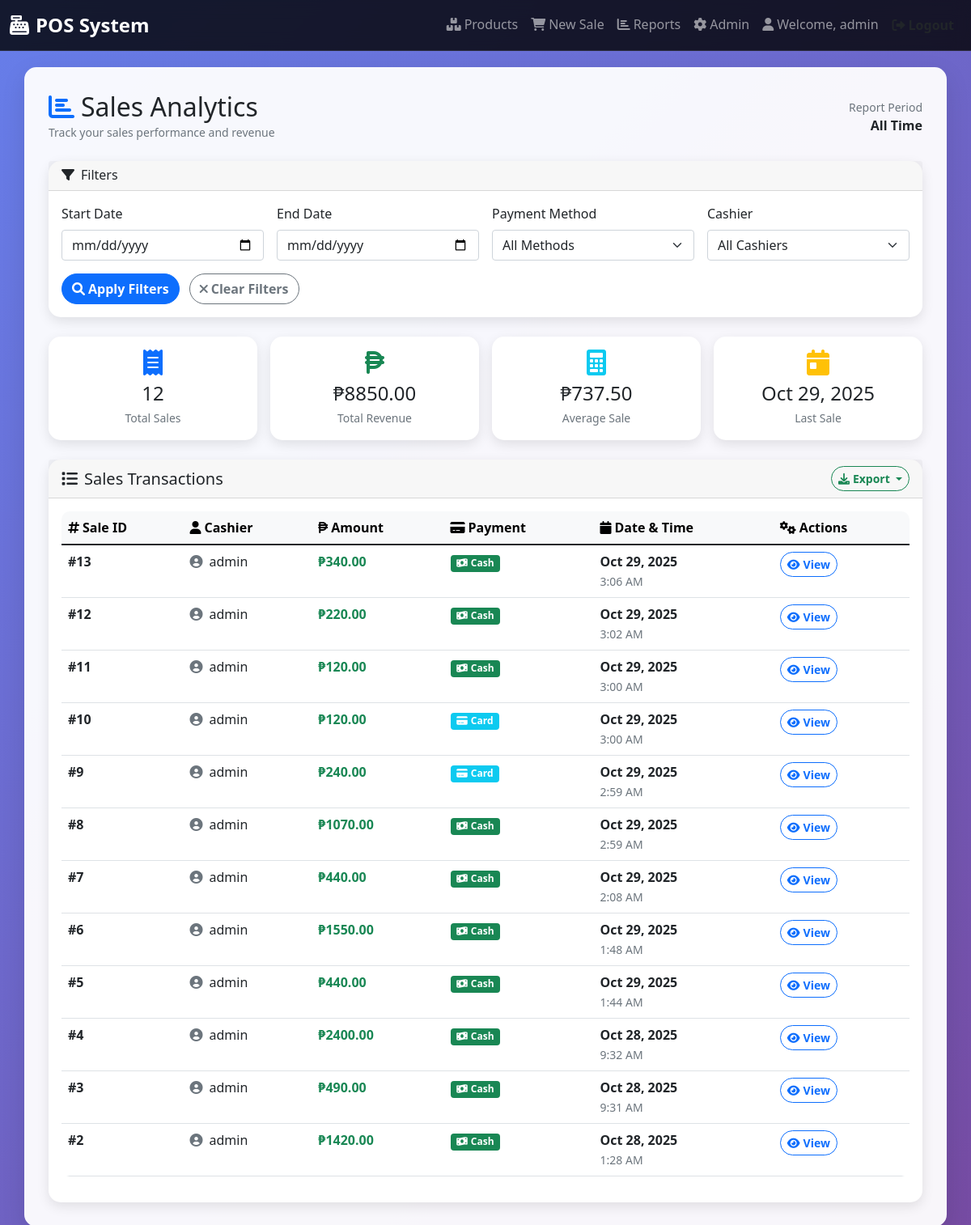
The app's page /reports/sales/ (signed in) with its own data.
### pos_app/models.py (models this page shows, shortened)
class Sale(models.Model):
    user = models.ForeignKey(User, on_delete=models.CASCADE)
    total_amount = models.DecimalField(max_digits=10, decimal_places=2)
    payment_method = models.CharField(max_length=50, choices=[
        ('cash', 'Cash'),
        ('card', 'Card'),
        ('other', 'Other')
    ], default='cash')
    created_at = models.DateTimeField(auto_now_add=True)

### pos_app/views.py (the view)
# urls.py: path('reports/sales/', views.sales_report, name='sales_report'),
@login_required
def sales_report(request):
    sales = Sale.objects.all().order_by('-created_at')
    total_sales = sum(sale.total_amount for sale in sales)
    average_sale = total_sales / len(sales) if sales else 0
    return render(request, 'pos_app/sales_report.html', {
        'sales': sales,
        'total_sales': total_sales,
        'average_sale': average_sale
    })

### pos_app/templates/pos_app/sales_report.html (shortened to what this page needs)
{% extends 'pos_app/base.html' %}
{% block content %}
<div class="d-flex justify-content-between align-items-center mb-4">
    <div>
        <h2 class="mb-0"><i class="fas fa-chart-bar text-primary me-2"></i>Sales Analytics</h2>
        <small class="text-muted">Track your sales performance and revenue</small>
    </div>
    <div class="text-end">
        <small class="text-muted d-block">Report Period</small>
        <strong>All Time</strong>
    </div>
</div>
<div class="card mb-4">
    <div class="card-header">
        <h6 class="mb-0"><i class="fas fa-filter me-2"></i>Filters</h6>
    </div>
    <div class="card-body">
        <form method="get" class="row g-3">
            <div class="col-md-3">
                <label for="start_date" class="form-label">Start Date</label>
                <input type="date" class="form-control" id="start_date" name="start_date" value="{{ start_date }}">
            </div>
            <div class="col-md-3">
                <label for="end_date" class="form-label">End Date</label>
                <input type="date" class="form-control" id="end_date" name="end_date" value="{{ end_date }}">
            </div>
            <div class="col-md-3">
                <label for="payment_method" class="form-label">Payment Method</label>
                <select class="form-select" id="payment_method" name="payment_method">
                    <option value="">All Methods</option>
                </select>
            </div>
            <div class="col-md-3">
                <label for="user" class="form-label">Cashier</label>
                <select class="form-select" id="user" name="user">
                    <option value="">All Cashiers</option>
                </select>
            </div>
            <div class="col-12">
                <button type="submit" class="btn btn-primary me-2">
                    <i class="fas fa-search me-1"></i>Apply Filters
                </button>
                <a href="{% url 'pos_app:sales_report' %}" class="btn btn-outline-secondary">
                    <i class="fas fa-times me-1"></i>Clear Filters
                </a>
            </div>
        </form>
    </div>
</div>
<div class="row g-3 mb-4">
    <div class="col-md-3">
        <div class="card text-center h-100">
            <div class="card-body">
                <i class="fas fa-receipt fa-2x text-primary mb-2"></i>
                <h4 class="card-title mb-1">{{ sales|length }}</h4>
                <small class="text-muted">Total Sales</small>
            </div>
        </div>
    </div>
    <div class="col-md-3">
        <div class="card text-center h-100">
            <div class="card-body">
                <i class="fas fa-peso-sign fa-2x text-success mb-2"></i>
                <h4 class="card-title mb-1">₱{{ total_sales|floatformat:2 }}</h4>
                <small class="text-muted">Total Revenue</small>
            </div>
        </div>
    </div>
    <div class="col-md-3">
        <div class="card text-center h-100">
            <div class="card-body">
                <i class="fas fa-calculator fa-2x text-info mb-2"></i>
                <h4 class="card-title mb-1">
                    {% if sales %}
                        ₱{{ average_sale|floatformat:2 }}
                    {% else %}
                        ₱0.00
                    {% endif %}
                </h4>
                <small class="text-muted">Average Sale</small>
            </div>
        </div>
    </div>
    <div class="col-md-3">
        <div class="card text-center h-100">
            <div class="card-body">
                <i class="fas fa-calendar-day fa-2x text-warning mb-2"></i>
                <h4 class="card-title mb-1">
                    {% if sales %}
                        {{ sales.0.created_at|date:"M j, Y" }}
                    {% else %}
                        N/A
                    {% endif %}
                </h4>
                <small class="text-muted">Last Sale</small>
            </div>
        </div>
    </div>
</div>
<div class="card">
    <div class="card-header d-flex justify-content-between align-items-center">
        <h5 class="mb-0"><i class="fas fa-list me-2"></i>Sales Transactions</h5>
        <div class="btn-group" role="group">
            <div class="dropdown">
                <button class="btn btn-sm btn-outline-success dropdown-toggle" type="button" id="exportDropdown" data-bs-toggle="dropdown" aria-expanded="false">
                    <i class="fas fa-download me-1"></i>Export
                </button>
            </div>
        </div>
    </div>
    <div class="card-body">
        <div class="table-responsive">
            <table class="table table-hover">
                <thead class="table-light">
                    <tr>
                        <th><i class="fas fa-hashtag me-1"></i>Sale ID</th>
                        <th><i class="fas fa-user me-1"></i>Cashier</th>
                        <th><i class="fas fa-peso-sign me-1"></i>Amount</th>
                        <th><i class="fas fa-credit-card me-1"></i>Payment</th>
                        <th><i class="fas fa-calendar me-1"></i>Date & Time</th>
                        <th><i class="fas fa-cogs me-1"></i>Actions</th>
                    </tr>
                </thead>
                <tbody>
                    {% for sale in sales %}
                        <tr>
                            <td>
                                <strong>#{{ sale.id }}</strong>
                            </td>
                            <td>
                                <div class="d-flex align-items-center">
                                    <i class="fas fa-user-circle text-muted me-2"></i>
                                    {{ sale.user.username }}
                                </div>
                            </td>
                            <td>
                                <strong class="text-success">₱{{ sale.total_amount|floatformat:2 }}</strong>
                            </td>
                            <td>
                                {% if sale.payment_method == 'cash' %}
                                    <span class="badge bg-success">
                                        <i class="fas fa-money-bill-wave me-1"></i>Cash
                                    </span>
                                {% elif sale.payment_method == 'card' %}
                                    <span class="badge bg-info">
                                        <i class="fas fa-credit-card me-1"></i>Card
                                    </span>
                                {% else %}
                                    <span class="badge bg-secondary">
                                        <i class="fas fa-question me-1"></i>{{ sale.get_payment_method_display }}
                                    </span>
                                {% endif %}
                            </td>
                            <td>
                                <div>
                                    <strong>{{ sale.created_at|date:"M j, Y" }}</strong>
                                    <br>
                                    <small class="text-muted">{{ sale.created_at|time:"g:i A" }}</small>
                                </div>
                            </td>
                            <td>
                                <a href="{% url 'pos_app:sale_detail' sale.pk %}" class="btn btn-sm btn-outline-primary" title="View Details">
                                    <i class="fas fa-eye me-1"></i>View
                                </a>
                            </td>
                        </tr>
                    {% endfor %}
                </tbody>
            </table>
        </div>
    </div>
</div>
{% endblock %}

### pos_app/templates/pos_app/base.html (shortened to what this page needs)
<!DOCTYPE html>
<html lang="en">
<head>
    <link href="https://cdn.jsdelivr.net/npm/bootstrap@5.1.3/dist/css/bootstrap.min.css" rel="stylesheet">
    <link href="https://cdnjs.cloudflare.com/ajax/libs/font-awesome/6.0.0/css/all.min.css" rel="stylesheet">
</head>
<body>
    <nav class="navbar navbar-expand-lg navbar-dark bg-dark">
        <div class="container-fluid">
            <a class="navbar-brand" href="{% url 'pos_app:home' %}">
                <i class="fas fa-cash-register me-2"></i>POS System
            </a>
            <div class="collapse navbar-collapse" id="navbarNav">
                <div class="navbar-nav ms-auto">
                    {% if user.is_authenticated %}
                        <a class="nav-link" href="{% url 'pos_app:product_list' %}">
                            <i class="fas fa-boxes me-1"></i>Products
                        </a>
                        <a class="nav-link" href="{% url 'pos_app:sale_process' %}">
                            <i class="fas fa-shopping-cart me-1"></i>New Sale
                        </a>
                        <a class="nav-link" href="{% url 'pos_app:sales_report' %}">
                            <i class="fas fa-chart-bar me-1"></i>Reports
                        </a>
                        <a class="nav-link" href="{% url 'admin:index' %}">
                            <i class="fas fa-cog me-1"></i>Admin
                        </a>
                        <span class="nav-link">
                            <i class="fas fa-user me-1"></i>Welcome, {{ user.username }}
                        </span>
                        <form method="post" action="{% url 'logout' %}" style="display: inline;">
                            <button type="submit" class="btn btn-link nav-link" style="color: inherit; text-decoration: none;">
                                <i class="fas fa-sign-out-alt me-1"></i>Logout
                            </button>
                        </form>
                    {% endif %}
                </div>
            </div>
        </div>
    </nav>
    <div class="container">
        {% block content %}{% endblock %}
    </div>
</body>
</html>

### pos_app/templates/pos_app/base.html (style rules this page uses)
:root { --primary-color: #007bff; --secondary-color: #6c757d; --success-color: #28a745; --danger-color: #dc3545; --warning-color: #ffc107; --info-color: #17a2b8; --light-bg: #f8f9fa; --dark-bg: #343a40; }
body { font-family: 'Segoe UI', Tahoma, Geneva, Verdana, sans-serif; background: linear-gradient(135deg, #667eea 0%, #764ba2 100%); min-height: 100vh; }
.navbar { background: rgba(0, 0, 0, 0.8) !important; backdrop-filter: blur(10px); border-bottom: 1px solid rgba(255, 255, 255, 0.1); }
.navbar-brand { font-weight: bold; font-size: 1.5rem; }
.container { background: rgba(255, 255, 255, 0.95); border-radius: 15px; box-shadow: 0 10px 30px rgba(0, 0, 0, 0.1); margin-top: 20px; margin-bottom: 20px; padding: 30px; }
.card { border: none; border-radius: 15px; box-shadow: 0 5px 15px rgba(0, 0, 0, 0.1); transition: transform 0.3s ease, box-shadow 0.3s ease; }
.btn { border-radius: 25px; font-weight: 600; transition: all 0.3s ease; }
.table { border-radius: 10px; overflow: hidden; }

### records on screen
Sale: created_at "Oct 29, 2025", id "13", user.username "admin", total_amount "340.00", payment_method "cash" (drawn), created_at "3:06 AM"
Sale: id "12", user.username "admin", total_amount "220.00", payment_method "cash" (drawn), created_at "Oct 29, 2025", created_at "3:02 AM"
Sale: id "11", user.username "admin", total_amount "120.00", payment_method "cash" (drawn), created_at "Oct 29, 2025", created_at "3:00 AM"
Sale: id "10", user.username "admin", total_amount "120.00", payment_method "card" (drawn), created_at "Oct 29, 2025", created_at "3:00 AM"
Sale: id "9", user.username "admin", total_amount "240.00", payment_method "card" (drawn), created_at "Oct 29, 2025", created_at "2:59 AM"
Sale: id "8", user.username "admin", total_amount "1070.00", payment_method "cash" (drawn), created_at "Oct 29, 2025", created_at "2:59 AM"
Sale: id "7", user.username "admin", total_amount "440.00", payment_method "cash" (drawn), created_at "Oct 29, 2025", created_at "2:08 AM"
Sale: id "6", user.username "admin", total_amount "1550.00", payment_method "cash" (drawn), created_at "Oct 29, 2025", created_at "1:48 AM"
Sale: id "5", user.username "admin", total_amount "440.00", payment_method "cash" (drawn), created_at "Oct 29, 2025", created_at "1:44 AM"
Sale: id "4", user.username "admin", total_amount "2400.00", payment_method "cash" (drawn), created_at "Oct 28, 2025", created_at "9:32 AM"
Sale: id "3", user.username "admin", total_amount "490.00", payment_method "cash" (drawn), created_at "Oct 28, 2025", created_at "9:31 AM"
Sale: id "2", user.username "admin", total_amount "1420.00", payment_method "cash" (drawn), created_at "Oct 28, 2025", created_at "1:28 AM"

### other values on screen
{{ user.username }} "admin"
{{ sales|length }} "12"
{{ total_sales|floatformat:2 }} "8850.00"
{{ average_sale|floatformat:2 }} "737.50"
